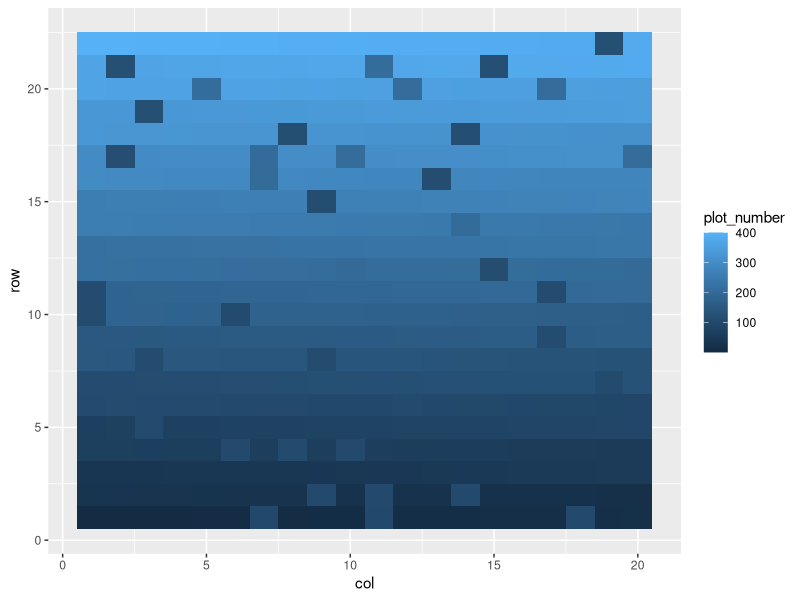

Recreate this plot in R. (Note: this script raises an error after producing the figure.)
library(readr)
library(readxl)
library(tidyverse)

### First section formats the trials, this is the same as for the packing lables
### import the trials, there are three, main, mono, PM3D
X2026_design_2026_layout_final_v3 <- read_csv("data/B4I_2026/2026_design_2026_layout_final_v3.csv")
Monoculture_oat_pea <- read_csv("data/B4I_2026/Monoculture_oat_pea.csv")
PM3D_randomization <- read_csv("data/B4I_2026/PM3D_randomization.csv")

### import the seed packing metadata on each acceccion
X26NY_POI <- read_excel("data/B4I_2026/26NY_POI.xlsx")
X2026_iCrop_Seed_Shipping_Labels_v3 <- read_csv("data/B4I_2026/2026_iCrop_Seed-Shipping-Labels_v3.csv")


### format the ny pea meta 
pea_ny <- X26NY_POI %>% 
  select (line_ID, name, `NY plots`, `g/plot` ) %>% 
  rename("peaE" = line_ID) %>% 
  rename("nPea_plots" = `NY plots`) %>% 
  rename(g_pea_per_plot = `g/plot`) %>% 
  rename(pea_id = name)


### format the ny oat meta
oat_ny <- X2026_iCrop_Seed_Shipping_Labels_v3 %>%
  
  filter(lLOC == "NY") %>% 
  mutate("oat_id" = lGID) %>%
  rename(oatE = lACCNO) %>% 
  mutate(g_oat_per_plot = 24) %>%
  rename(nOat_plots = NY) %>% 
  select(oat_id, oatE, nOat_plots, g_oat_per_plot)


### filter the trials to just NY location
randomization_ny <- X2026_design_2026_layout_final_v3 %>% 
  filter(location == "NY") %>% 
  select(location, oat_id, pea_id, block, row, col, plot_number) 

mono_ny <- Monoculture_oat_pea %>% 
  filter(environment == "NY")

PM3D_ny <- PM3D_randomization %>% 
  filter(environment == "NY")

#########################################################################
########This is the good part, combining 3 trials into one###############

### adding in the mono and pm3d trial to the main randomization  

runif(1)*10000
set.seed(6708) # set seed once 6708

full_randomization <- set.seed(6708) %>%
  
  bind_rows(
    
    randomization_ny %>% 
      mutate(trial = "B4I_main") %>% 
      mutate(rand_plot = plot_number) %>% 
      mutate(plot_type = "combo") %>% 
      select(location, trial, plot_number, oat_id, pea_id, rand_plot, plot_type),
    
    mono_ny %>%  
      mutate(rand_plot = sort(round(runif(n=20, min=1, max=400), 2) )) %>% 
      rename(location = environment)%>% 
      select(location, trial, plot_number,  oat_id, pea_id, rand_plot, plot_type),
    
    PM3D_ny %>%  
      mutate(rand_plot = sort(round(runif(n=20, min=1, max=400), 2) )) %>% 
      rename(location = environment)%>% 
      select(location, trial, plot_number,  oat_id, pea_id, rand_plot, plot_type)
  ) %>% 
  
  arrange(rand_plot) %>% 
  mutate(plot_seq = seq(1:440))%>% 
  
  mutate(row = rep(c(1:22), each = 20)) %>% 
  mutate(col = rep(c(1:20, 20:1), times = 11))


full_randomization

ggplot(full_randomization, aes(x = col, y = row, fill = plot_number)) +
  geom_tile()

unique(pea_ny$pea_id)

### Field Map 

map <- full_randomization %>% 
  mutate(plot = str_c(plot_number,"_",str_sub(trial,1,1))) %>% 
  select(plot,row,col) %>% 
  pivot_wider(names_from = col,
              values_from = plot) %>% 
  arrange(-row)



write.table(map, "clipboard", sep="\t", row.names=FALSE)

### Save randomization ###

#write.csv(full_randomization, "data/B4I_2026/2026_B4I_NY_randomization.csv", row.names = F)
